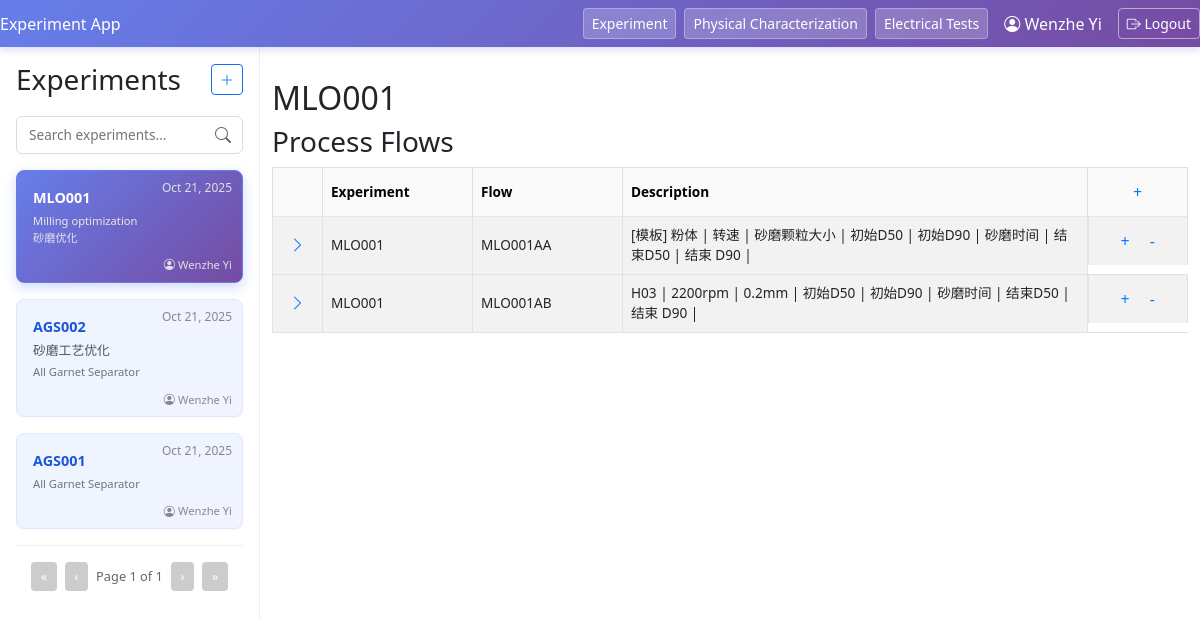
The page /experiment/32/?page=1 (signed in) on the database its author committed.
### experiment_flow/models.py (models this page shows, shortened)
class Exp(models.Model):
    exp_name = models.CharField(max_length = 30)
    exp_description = models.TextField(blank = True, null = True)
    created_on = models.DateTimeField(auto_now_add=True)
    project = models.ForeignKey(Project, on_delete = models.CASCADE, related_name = 'experiment', null = True)
    owner = models.ForeignKey(User, on_delete=models.CASCADE, related_name='experiments')

class Project(models.Model):
    project_name = models.CharField(max_length = 50)
    project_code = models.CharField(max_length = 3, null = True, blank = True)
    group = models.ForeignKey(ResearchGroup, on_delete = models.CASCADE, related_name = 'project', null = True)
    created_on = models.DateTimeField(auto_now_add=True)

class ExpFlow(models.Model):
    flow_name = models.CharField(max_length = 2)
    flow_description = models.TextField(blank = True, null = True)
    exp = models.ForeignKey(Exp, on_delete = models.CASCADE, related_name = 'flow', null = True)
    created_on = models.DateTimeField(auto_now_add=True, null = True)
    full_flow = models.CharField(max_length=35, editable=False, db_index=True, null = True)  # Adding index for faster queries
    @property
    def flow(self):
        """Returns the full flow identifier combining experiment name and flow name"""
        if self.exp:
            return f"{self.exp.exp_name}{self.flow_name}"
        return self.flow_name

### experiment_flow/views.py (the view)
# urls.py: path('experiment/<int:exp_id>/', views.experiment_detail, name='experiment_detail'),
@login_required
def experiment_detail(request, exp_id):
    experiment = Exp.objects.get(id=exp_id)
    flows = ExpFlow.objects.filter(exp=experiment).order_by('created_on')
    available_flow_codes = get_available_flow_codes(experiment)
    search_query = request.GET.get('search', '')
    latest_exp = Exp.objects.order_by('-created_on')
    if search_query:
        latest_exp = latest_exp.filter(
            Q(exp_name__icontains=search_query) |
            Q(exp_description__icontains=search_query) |
            Q(project__project_name__icontains=search_query)
        )
    page_number = request.GET.get('page', 1)
    paginator = Paginator(latest_exp, 10)  # 10 experiments per page
    page_obj = paginator.get_page(page_number)
    return render(request, 'experiment_flow/experiment_detail.html', {
        'experiment': experiment,
        'flows': flows,
        'available_flow_codes': available_flow_codes,
        'experiments': page_obj,
        'page_obj': page_obj,
        'search_query': search_query
    })

### experiment_flow/views.py (called while the page is built)
def get_available_flow_codes(experiment):
    existing_flows = ExpFlow.objects.filter(exp=experiment).values_list('flow_name', flat=True)
    existing_flows_set = set(existing_flows)
    all_codes = [f"{a}{b}" for a in string.ascii_uppercase for b in string.ascii_uppercase]
    available_codes = [code for code in all_codes if code not in existing_flows_set]
    return available_codes

### experiment_flow/templates/experiment_flow/experiment_detail.html (shortened to what this page needs)
{% extends "experiment_flow/base.html" %}
{% block content %}
<div class="main-section">
    <h2>{{ experiment.exp_name }}</h2>
    <h3>Process Flows</h3>
    <table class="table table-striped table-bordered align-middle">
        <thead class="table-light">
            <tr>
                <th style="width:50px;"></th>
                <th style="width:150px;">Experiment</th>
                <th style="width:150px;">Flow</th>
                <th style="width:auto;">Description</th>
                <th style="width:100px; text-align:center;">
                    <div class="add-flow-dropdown">
                        <button class="add-flow-btn" id="addFlowBtn" title="Add Flow">+</button>
                    </div>
                </th>
            </tr>
        </thead>
        <tbody>
            {% for flow in flows %}
            <tr>
                <td class="text-center">
                    <button type="button" class="btn-no-style expand-btn" data-flow-id="{{ flow.id }}">
                        <i class="bi bi-chevron-right"></i>
                    </button>
                </td>
                <td>{{ experiment.exp_name }}</td>
                <td>{{ flow.full_flow }}</td>
                <td>
                    <span class="flow-desc" data-flow-id="{{ flow.id }}">{{ flow.flow_description|default:"Click to add description" }}</span>
                </td>
                <td class="text-center d-flex justify-content-center gap-1">
                    <button type="button" class="btn-no-style add-step-btn"
                            data-exp-id="{{ experiment.id }}"
                            data-flow-id="{{ flow.id }}"
                            title="Add Step">+</button>
                    <a href="{% url 'delete_flow' experiment.id flow.id %}" class="btn-no-style" title="Delete Flow">-</a>
                </td>
            </tr>
            {% empty %}
            <tr>
                <td colspan="5" class="text-center text-muted">No process flows found for this experiment.</td>
            </tr>
            {% endfor %}
        </tbody>
    </table>
</div>
{% endblock %}

### experiment_flow/templates/experiment_flow/base.html (shortened to what this page needs)
<!DOCTYPE html>
<html lang="en">
<head>
    <link rel="stylesheet" href="https://cdn.jsdelivr.net/npm/bootstrap-icons@1.11.1/font/bootstrap-icons.css">
    <link href="https://cdn.jsdelivr.net/npm/bootstrap@5.3.0/dist/css/bootstrap.min.css" rel="stylesheet">
</head>
<body>
    <div class="navbar">
        <div>Experiment App</div>
        <div class="ms-auto d-flex gap-2 align-items-center">
            <button onclick="location.href='{% url 'index' %}'" class="btn btn-primary btn-sm">Experiment</button>
            <button onclick="location.href='{% url 'index' %}'" class="btn btn-primary btn-sm">Physical Characterization</button>
            <button onclick="location.href='{% url 'index' %}'" class="btn btn-primary btn-sm">Electrical Tests</button>
            {% if user.is_authenticated %}
                <span class="text-white mx-2">
                    <i class="bi bi-person-circle"></i>
                    {% if user.first_name and user.last_name %}
                        {{ user.first_name }} {{ user.last_name }}
                    {% else %}
                        {{ user.username }}
                    {% endif %}
                </span>
                <button onclick="location.href='{% url 'logout' %}'" class="btn btn-outline-light btn-sm">
                    <i class="bi bi-box-arrow-right"></i> Logout
                </button>
            {% endif %}
        </div>
    </div>
    <div class="main-layout">
        <div class="sidebar">
            <div class="sidebar-header">
                <h3 style="margin:0;">Experiments</h3>
                <button onclick="location.href='{% url 'add_experiment' %}'"
                        class="btn btn-outline-primary btn-sm"
                        title="Add Experiment">
                    <i class="bi bi-plus-lg"></i>
                </button>
            </div>
            <div class="search-container">
                <form method="get" action="" id="searchForm">
                    <input
                        type="text"
                        name="search"
                        class="search-input"
                        placeholder="Search experiments..."
                        value="{{ search_query|default:'' }}"
                        id="searchInput">
                </form>
            </div>
            {% if experiments %}
            {% for exp in experiments %}
                <a href="{% url 'experiment_detail' exp.id %}?page={{ page_obj.number|default:1 }}{% if search_query %}&search={{ search_query }}{% endif %}"
                   class="experiment-card{% if experiment.id == exp.id %} active{% endif %}"
                   style="text-decoration:none; color:inherit; display:block;">
                    <span class="experiment-heading">{{ exp.exp_name }}</span>
                    <div class="experiment-date">
                        {{ exp.created_on|date:"M d, Y" }}
                    </div>
                    {% if exp.exp_description %}
                    <span class="experiment-description">{{ exp.exp_description }}</span>
                    {% endif %}
                    <span class="project-name">{{ exp.project.project_name }}</span>
                    <span class="experiment-owner">
                        <i class="bi bi-person-circle"></i>
                        {% if exp.owner.first_name and exp.owner.last_name %}
                            {{ exp.owner.first_name }} {{ exp.owner.last_name }}
                        {% else %}
                            {{ exp.owner.username }}
                        {% endif %}
                    </span>
                </a>
            {% empty %}
                <p>No experiments found.</p>
            {% endfor %}
            {% if page_obj %}
            <div class="pagination-controls">
                {% if page_obj.has_previous %}
                    <button onclick="navigateToPage(1)" title="First page">«</button>
                    <button onclick="navigateToPage({{ page_obj.previous_page_number }})" title="Previous page">‹</button>
                {% else %}
                    <button disabled>«</button>
                    <button disabled>‹</button>
                {% endif %}
                <span>Page {{ page_obj.number }} of {{ page_obj.paginator.num_pages }}</span>
                {% if page_obj.has_next %}
                    <button onclick="navigateToPage({{ page_obj.next_page_number }})" title="Next page">›</button>
                    <button onclick="navigateToPage({{ page_obj.paginator.num_pages }})" title="Last page">»</button>
                {% else %}
                    <button disabled>›</button>
                    <button disabled>»</button>
                {% endif %}
            </div>
            {% endif %}
            {% endif %}
        </div>
        <div class="container">
            {% block content %}{% endblock %}
        </div>
    </div>
</body>
</html>

### experiment_flow/templates/experiment_flow/base.html (style rules this page uses)
body { font-family: Arial, sans-serif; margin: 0; padding: 0; background: #f7f7f7; }
.navbar { background: linear-gradient(135deg, #667eea 0%, #764ba2 100%); color: #fff; padding: 1rem; display: flex; justify-content: space-between; align-items: center; box-shadow: 0 2px 8px rgba(102, 126, 234, 0.3); }
.navbar .btn-primary { background: rgba(255, 255, 255, 0.2); border: 1px solid rgba(255, 255, 255, 0.3); color: white; transition: all 0.2s; }
.navbar .btn-outline-light { border-color: rgba(255, 255, 255, 0.5); color: white; transition: all 0.2s; }
.btn-outline-primary { border-color: #667eea; color: #667eea; transition: all 0.2s; }
.main-layout { display: flex; min-height: 100vh; }
.sidebar { width: 260px; background: #fff; border-right: 1px solid #eee; padding: 1rem; box-sizing: border-box; }
.sidebar-header { display: flex; align-items: center; justify-content: space-between; margin-bottom: 1.2rem; }
.experiment-card { background: #f0f4ff; border: 1px solid #dbeafe; border-radius: 8px; padding: 1rem; margin-bottom: 1rem; box-shadow: 0 1px 2px rgba(0,0,0,0.03); transition: box-shadow 0.2s; position: relative; }
.experiment-heading { color: #1a56db; font-size: 0.9rem; font-weight: 600; margin-bottom: 0.25rem; display: block; }
.experiment-description { color: #4b5563; font-size: 0.8rem; margin: 0.25rem 0; display: block; overflow: hidden; text-overflow: ellipsis; display: -webkit-box; -webkit-line-clamp: 2; -webkit-box-orient: vertical; }
.experiment-date { position: absolute; right: 10px; top: 8px; font-size: 0.75rem; color: #888; }
.project-name { color: #6b7280; font-size: 0.7rem; margin-top: 0.25rem; margin-right: 5rem; display: block; padding-bottom: 1.2rem; }
.experiment-owner { position: absolute; bottom: 8px; right: 10px; font-size: 0.7rem; color: #888; white-space: nowrap; }
.experiment-card.active { background: linear-gradient(135deg, #667eea 0%, #764ba2 100%); border-color: #667eea; box-shadow: 0 4px 12px rgba(102, 126, 234, 0.3); }
.experiment-card.active .experiment-heading { color: #ffffff; font-weight: 700; }
.experiment-card.active .experiment-date { color: #e0e0e0; }
.experiment-card.active .project-name { color: #e8e8e8; }
.experiment-card.active .experiment-owner { color: #e0e0e0; }
.container { flex: 1; padding: 2rem; }
.pagination-controls { display: flex; justify-content: center; align-items: center; gap: 0.5rem; margin-top: 1rem; padding-top: 1rem; border-top: 1px solid #eee; }
.pagination-controls button { background: linear-gradient(135deg, #667eea 0%, #764ba2 100%); color: white; border: none; border-radius: 4px; padding: 0.3rem 0.6rem; font-size: 0.8rem; cursor: pointer; transition: all 0.2s; box-shadow: 0 2px 4px rgba(102, 126, 234, 0.2); }
.pagination-controls button:disabled { background: #ccc; cursor: not-allowed; box-shadow: none; }
.pagination-controls span { font-size: 0.8rem; color: #666; }
.search-container { margin-bottom: 1rem; position: relative; }
.search-input { width: 100%; padding: 0.5rem 2rem 0.5rem 0.75rem; border: 1px solid #ddd; border-radius: 6px; font-size: 0.85rem; box-sizing: border-box; transition: border-color 0.2s; }

### rows shown on the page
Exp: exp_name "MLO001", created_on "Oct 21, 2025", project.project_name "Milling optimization 砂磨优化", owner.first_name "Wenzhe", owner.last_name "Yi"
Exp: exp_name "AGS002", created_on "Oct 21, 2025", exp_description "砂磨工艺优化", project.project_name "All Garnet Separator", owner.first_name "Wenzhe", owner.last_name "Yi"
Exp: exp_name "AGS001", created_on "Oct 21, 2025", project.project_name "All Garnet Separator", owner.first_name "Wenzhe", owner.last_name "Yi"
ExpFlow: full_flow "MLO001AA", flow_description "[模板] 粉体 | 转速 | 砂磨颗粒大小 | 初始D50 | 初始D90 | 砂磨时间 | 结束D50 | 结束 D90 |"
ExpFlow: full_flow "MLO001AB", flow_description "H03 | 2200rpm | 0.2mm | 初始D50 | 初始D90 | 砂磨时间 | 结束D50 | 结束 D90 |"

### other values the page prints
{{ user.first_name }} "Wenzhe"
{{ user.last_name }} "Yi"
{{ page_obj.number }} "1"
{{ page_obj.paginator.num_pages }} "1"
